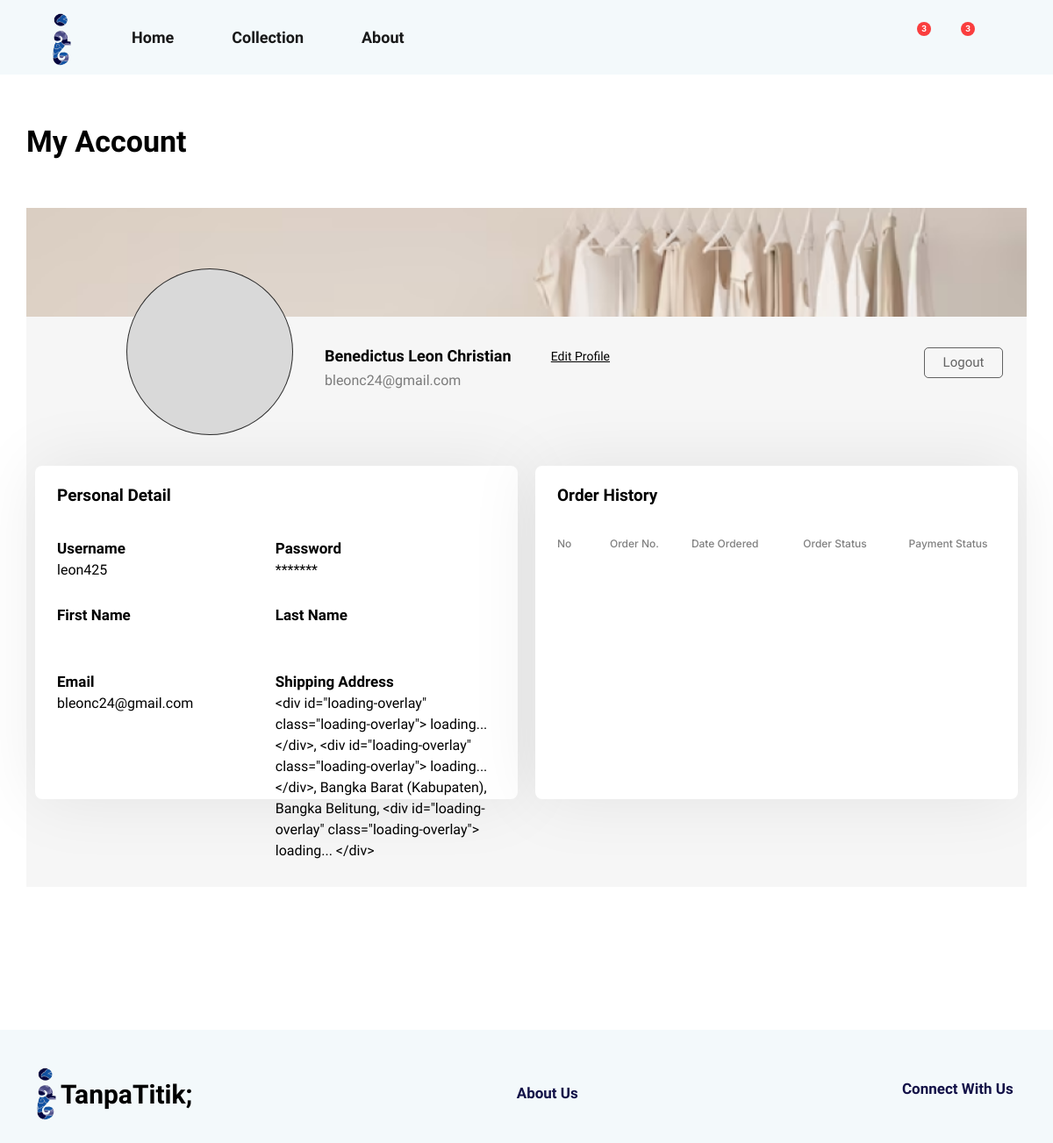
The page /profile/ (signed in) on the database as committed earlier.
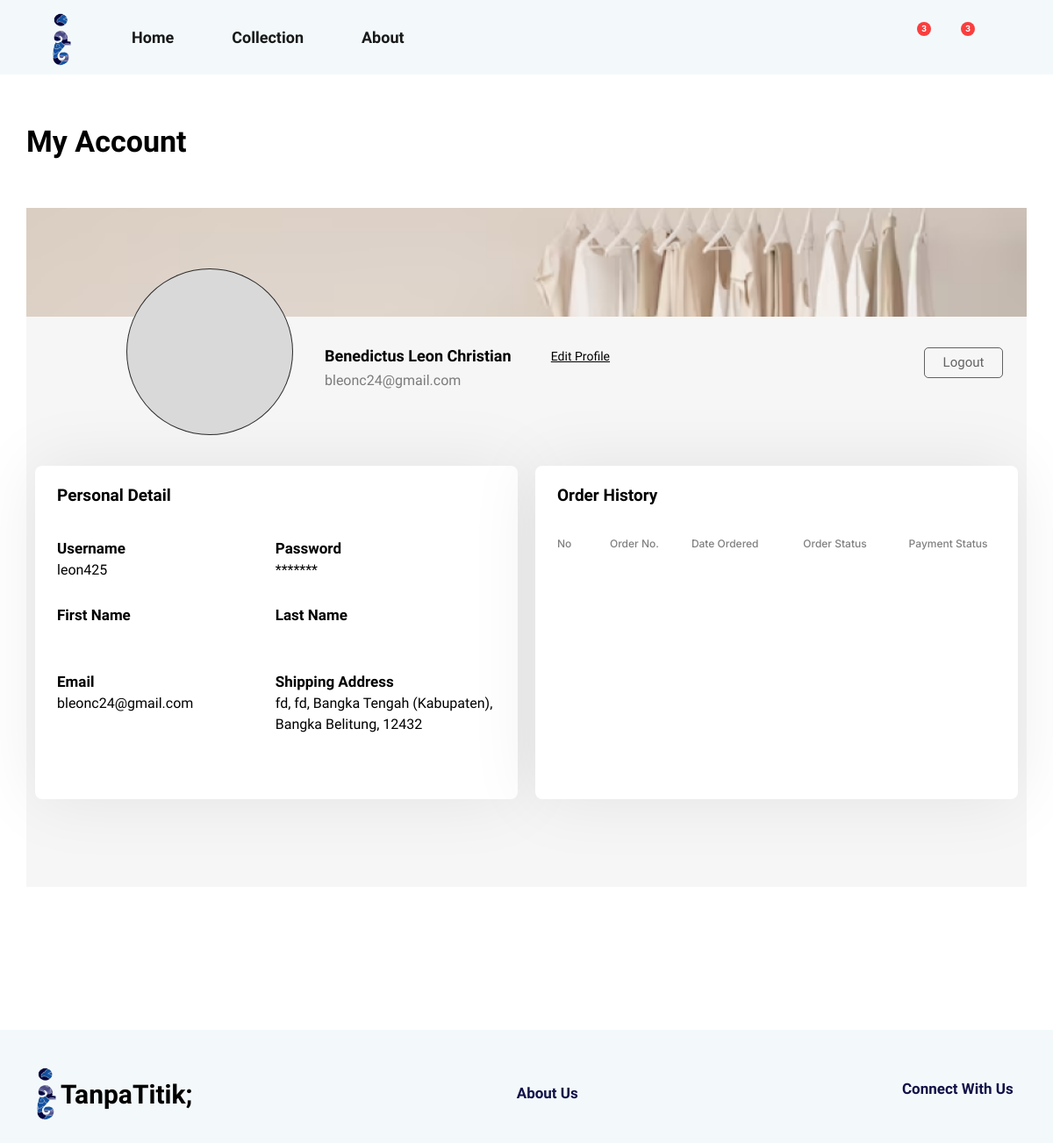
The same page on the database as committed later.
### mainPage/models.py (models this page shows, shortened)
class ShippingAddress(models.Model):
    customer = models.OneToOneField(Customer,on_delete=models.SET_NULL, blank=True, null=True)
    address= models.CharField(max_length=200, null=True)
    district = models.CharField(max_length=200, null=True)
    city = models.CharField(max_length=200, null=True)
    province = models.CharField(max_length=200, null=True)
    zipcode = models.CharField(max_length=200, null=True)
    date_added = models.DateTimeField(auto_now_add=True, null=True, blank=True)
    service = models.CharField(max_length=200, null=True)

### mainPage/views.py (the view)
# urls.py: path("profile/", views.profile, name="profile"),
def profile(request):
    logo = Additional.objects.get(name="logo")
    wardrobe = Additional.objects.get(name="wardrobe")
    if request.user.is_authenticated:
        customer = request.user.customer
        order, created = Order.objects.get_or_create(customer=customer, current=True)
        placed_order_by_customer = Order.objects.filter(customer=customer,current=False)
        customer_wishlist = Wishlist.objects.filter(customer=customer)
        newAddress, created = ShippingAddress.objects.get_or_create(customer=customer)
    else:
        return redirect('register_page')
    context = {"logo":logo,"wardrobe":wardrobe,"customer_wishlist":customer_wishlist,"customer":customer,"order":order,"newAddress":newAddress,"placed_order_by_customer":placed_order_by_customer,}
    return render(request,"main/profile.html",context)

### mainPage/models.py (called while the page is built)
    @property
    def get_cart_items(self):
        orderitems = self.orderitem_set.all()
        total = sum([item.quantity for item in orderitems]) #The total quantity of the cart (all OrderItems)
        return total

### mainPage/templates/main/profile.html (shortened to what this page needs)
<!DOCTYPE html>
{% extends "main/base2.html" %}
{% load static %}
{% load custom_filters %}
    {% block head %}
    <link rel="stylesheet" type="text/css" href="{% static '/css/profile/profile.css' %}">
    <link rel="stylesheet" type="text/css" href="{% static '/css/cart_wishlist/cart.css' %}">
    {% endblock head %}
    {% block content %}
    <div class="container profile-container">
        <div class="cart-wishlist-heading" style="">My Account</div>
        <div class="profile-box">
            <div class="profile-img-cont" style="background:red;">
                <img src='{{wardrobe.img.url}}' style="width:100%;position:relative;object-fit:contain;">
            </div>
            <div class="profile-content" style="">
                <div class="profile-content-heading">
                    <div class="profile-picture"><img></div>
                    <div class="profile-heading-parent">
                        <div class="profile-heading">
                            <div class="profile-heading-1">
                                <div class="profile-heading-name">{{customer.name}}</div>
                                <div class="profile-heading-edit">Edit Profile</div>
                            </div>
                            <div class="profile-heading-2">{{customer.user.email}}</div>
                        </div>
                        <a href="{% url 'logout_page' %}" class="logout-link" ><div class="logout-btn"><div>Logout</div></div></a>
                    </div>
                </div>
                <div class="profile-content-container">
                    <div class="profile-content-content profile-content-detail">
                        <div class="profile-body-heading">Personal Detail</div>
                        <div class="profile-body-body">
                            <div class="profile-body-body-text">
                                <div>Username</div>
                                <div>{{user}}</div>
                            </div>
                            <div class="profile-body-body-text">
                                <div>Password</div>
                                <div>*******</div>
                            </div>
                            <div class="profile-body-body-text">
                                <div>First Name</div>
                            </div>
                            <div class="profile-body-body-text">
                                <div>Last Name</div>
                            </div>
                            <div class="profile-body-body-text">
                                <div>Email</div>
                                <div>{{user.email}}</div>
                            </div>
                            <div class="profile-body-body-text">
                                <div>Shipping Address</div>
                                <div>{{newAddress.address}}, {{newAddress.district}}, {{newAddress.city}}, {{newAddress.province}}, {{newAddress.zipcode}}</div>
                            </div>
                        </div>
                    </div>
                    <div class="profile-content-content profile-content-history">
                        <div class="profile-body-heading">Order History</div>
                        <table class="profile-body-history">
                            <tr class="profile-body-history-content">
                                <th style="width:60px;">No</th>
                                <th>Order No.</th>
                                <th>Date Ordered</th>
                                <th>Order Status</th>
                                <th>Payment Status</th>
                            </tr>
                        </table>
                    </div>
                </div>
            </div>
        </div>
    </div>
    {% endblock %}

Rows that differ between the two databases and show on the page:
removed ShippingAddress: address "<div id=\"loading-overlay\" class=\"loading-overlay\"> loading... </div>", district "<div id=\"loading-overlay\" class=\"loading-overlay\"> loading... </div>", city "Bangka Barat (Kabupaten)", province "Bangka Belitung", zipcode "<div id=\"loading-overlay\" class=\"loading-overlay\"> loading... </div>"
added ShippingAddress: address "fd", district "fd", city "Bangka Tengah (Kabupaten)", province "Bangka Belitung", zipcode "12432"
